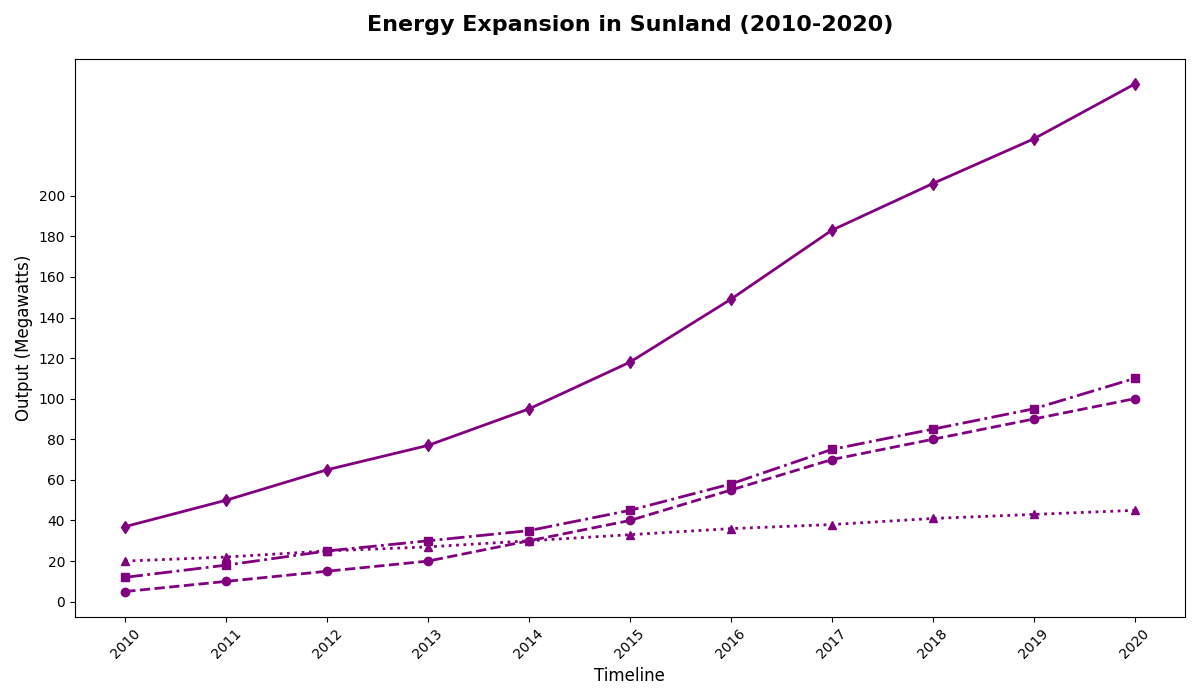

Generate this figure with Python:
import matplotlib.pyplot as plt
import numpy as np

years = np.arange(2010, 2021)
solar_energy = np.array([5, 10, 15, 20, 30, 40, 55, 70, 80, 90, 100])
wind_energy = np.array([12, 18, 25, 30, 35, 45, 58, 75, 85, 95, 110])
hydro_energy = np.array([20, 22, 25, 27, 30, 33, 36, 38, 41, 43, 45])
total_energy = solar_energy + wind_energy + hydro_energy

plt.figure(figsize=(12, 7))
common_color = 'purple'
plt.plot(years, solar_energy, color=common_color, linestyle='--', marker='o', linewidth=2)
plt.plot(years, wind_energy, color=common_color, linestyle='-.', marker='s', linewidth=2)
plt.plot(years, hydro_energy, color=common_color, linestyle=':', marker='^', linewidth=2)
plt.plot(years, total_energy, color=common_color, linestyle='-', marker='d', linewidth=2)

plt.title('Energy Expansion in Sunland (2010-2020)', fontsize=16, fontweight='bold', pad=20)
plt.xlabel('Timeline', fontsize=12)
plt.ylabel('Output (Megawatts)', fontsize=12)

plt.xticks(years, rotation=45)
plt.yticks(np.arange(0, 201, 20))

plt.tight_layout()
plt.show()
